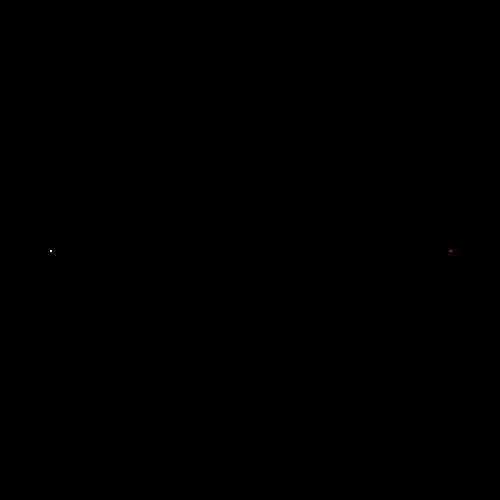
Frame 1 (no input)
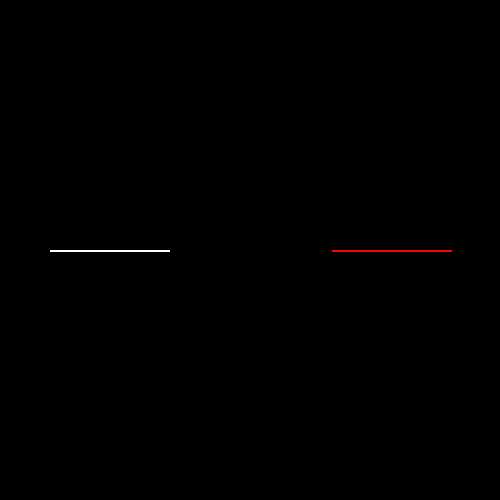
Frame 60 (the mouse pressed at the canvas centre just before this capture)
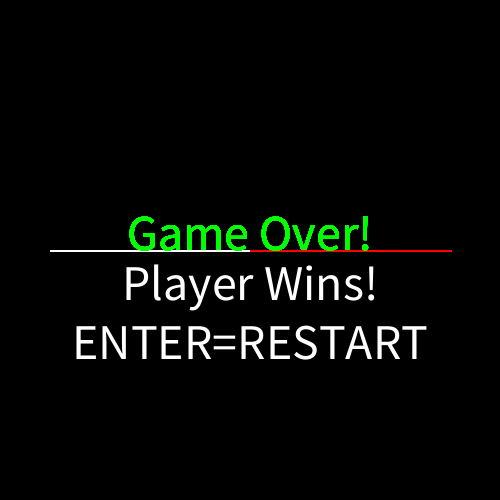
Frame 120 (the mouse held since frame 60 and released just before this capture)

The Processing sketch that drew these frames (run headless with seeded random() and noise(); from frame 60 on, the mouse is pressed at the canvas centre):

// Processing sketch: Tron
// ── Tron.pde
//Alexander Zhu, TronGame, Computer Programming Block 8
//https://googledrive.com/host/0B2nKLg2SZJaTdmtKLWRCMWN4b28/index.html
//for a bonus, the following link leads to a 4-player version of tron
//https://googledrive.com/host/0B2nKLg2SZJaTYVNfNExOZm5tNDg/index.html

int x=50;
int y=250;
int direction=RIGHT;
int compX=450;
int compY=250;
int compDir = LEFT;
int dotSize = 2;
boolean gameOver=false;
void setup()
{
  size(500, 500);
  background(0);
  frameRate(50);
}
void draw()
{
  if (gameOver == true)
  {
    fill(0, 255, 0);
    textAlign(CENTER);
    textSize(50);
    text("Game Over!", 250, 250);
  } else
  {
    human();
    computer();
  }
}
void human()
{
  if (get(x, y) != color(0))
  {
    fill(255, 0, 0);
    textAlign(CENTER);
    textSize(50);
    gameOver = true;
    text("Computer Wins!\nENTER=RESTART", 250, 300);
  } 
  {  
    stroke(255);
    fill(255);
    rect(x, y, dotSize-1, dotSize-1);
    if (direction == RIGHT)
    {
      x=x+dotSize;
    }
    if (direction == LEFT)
    {
      x=x-dotSize;
    }
    if (direction == UP)
    {
      y=y-dotSize;
    }
    if (direction == DOWN)
    {
      y=y+dotSize;
    }
  }
}
void computer()
{
  if (get(compX, compY) != color(0))
  {
    fill(255);
    textAlign(CENTER);
    textSize(50);
    gameOver = true;
    text("Player Wins!\nENTER=RESTART", 250, 300);
  }
  {
    stroke(255, 0, 0);
    fill(255, 0, 0);
    rect(compX, compY, dotSize-1, dotSize-1);
    if (compDir == LEFT)
    {
      compX=compX-dotSize;
      if (get(compX-dotSize, compY) != color(0))
      {
        if (get(compX, compY-dotSize) != color(0))
        {
          compDir=DOWN;
        } else if (get(compX, compY+dotSize) != color(0))
        {
          compDir=UP;
        } else
        {
          if (random(1)<.5)
          {
            compDir=DOWN;
          } else
          {
            compDir=UP;
          }
        }
      }
    } else if (compDir == RIGHT)
    {
      compX=compX+dotSize;
      if (get(compX+dotSize, compY) != color(0))
      {
        if (get(compX, compY+dotSize) != color(0))
        {
          compDir=UP;
        } else if (get(compX, compY-dotSize) != color(0))
        {
          compDir=DOWN;
        } else
        {
          if (random(1) < .5)
          {
            compDir=UP;
          } else
          {
            compDir=DOWN;
          }
        }
      }
    } else if (compDir == UP)
    {
      compY=compY-dotSize;
      if (get(compX, compY-dotSize) != color(0))
      {
        if (get(compX+dotSize, compY) != color(0))
        {
          compDir=LEFT;
        } else if (get(compX-dotSize, compY) != color(0))
        {
          compDir=RIGHT;
        } else
        {
          if (random(1) < .5)
          {
            compDir=LEFT;
          } else
          {
            compDir=RIGHT;
          }
        }
      }
    } else if (compDir == DOWN)
    {
      compY=compY+dotSize;
      if (get(compX, compY+dotSize) != color(0))
      {
        {
          if (get(compX+dotSize, compY) != color(0))
          {
            compDir=LEFT;
          } else if (get(compX-dotSize, compY) != color(0))
          {
            compDir=RIGHT;
          } else
          {
            if (random(1) <.5)
            {
              compDir=RIGHT;
            } else
            {
              compDir=LEFT;
            }
          }
        }
      }
    }
  }
}

void keyPressed()
{
  if (key == 'w')
  {
    direction = UP;
  } else if (key == 'a')
  {
    direction = LEFT;
  } else if (key == 's')
  {
    direction = DOWN;
  } else if (key == 'd')
  {
    direction = RIGHT;
  }
  if (key== ENTER && gameOver==true)
  {
    background(0);
    x=50;
    y=250;
    direction=RIGHT;
    compX=450;
    compY=250;
    compDir = LEFT;
    dotSize = 2;
    gameOver=false;
  }
}
